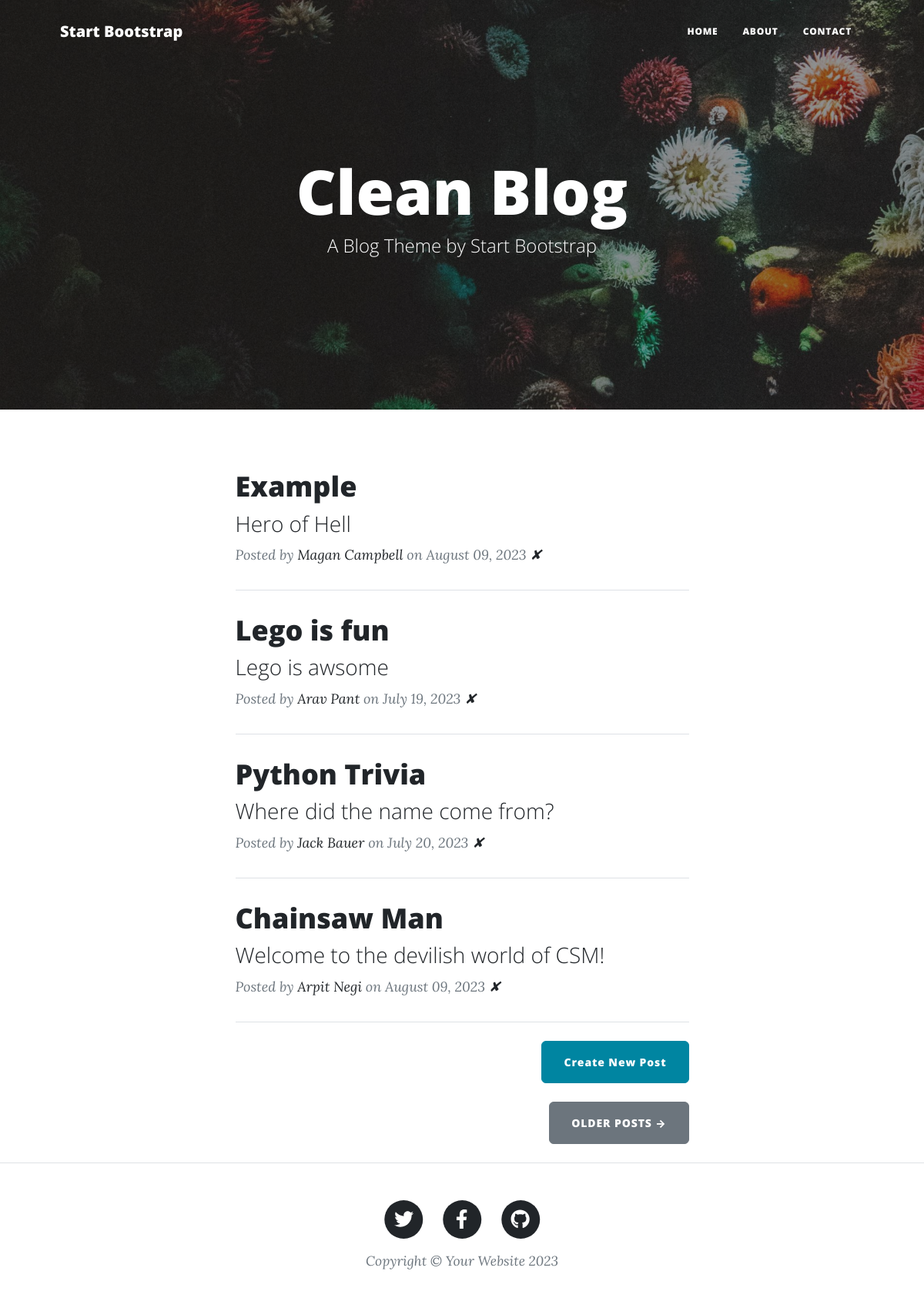
The page / on the database its author committed.
### main.py (models this page shows)
class BlogPost(db.Model):
    id = db.Column(db.Integer, primary_key=True)
    title = db.Column(db.String(250), unique=True, nullable=False)
    subtitle = db.Column(db.String(250), nullable=False)
    date = db.Column(db.String(250), nullable=False)
    body = db.Column(db.Text, nullable=False)
    author = db.Column(db.String(250), nullable=False)
    img_url = db.Column(db.String(250), nullable=False)

### main.py (the view)
@app.route('/')
def get_all_posts():
    results = db.session.execute(db.select(BlogPost))
    posts = results.scalars().all()
    return render_template("index.html", all_posts=posts)

### templates/index.html
{% include "header.html" %}
<header
  class="masthead"
  style="background-image: url('../static/assets/img/home-bg.jpg')"
>
  <div class="container position-relative px-4 px-lg-5">
    <div class="row gx-4 gx-lg-5 justify-content-center">
      <div class="col-md-10 col-lg-8 col-xl-7">
        <div class="site-heading">
          <h1>Clean Blog</h1>
          <span class="subheading">A Blog Theme by Start Bootstrap</span>
        </div>
      </div>
    </div>
  </div>
</header>
<div class="container px-4 px-lg-5">
  <div class="row gx-4 gx-lg-5 justify-content-center">
    <div class="col-md-10 col-lg-8 col-xl-7">
      {% for post in all_posts %}
      <div class="post-preview">
        <a href="{{ url_for('show_post', post_id=post.id) }}">
          <h2 class="post-title">{{ post.title }}</h2>
          <h3 class="post-subtitle">{{ post.subtitle }}</h3>
        </a>
        <p class="post-meta">
          Posted by
          <a href="#">{{post.author}}</a>
          on {{post.date}}
          <a href="{{ url_for('delete_post', post_id=post.id )}}"> ✘</a>
        </p>
      </div>
      <hr class="my-4" />
      {% endfor %}
      <div class="d-flex justify-content-end mb-4">
        <a
          class="btn btn-primary float-right"
          href="{{ url_for('add_post')}}"
          >Create New Post</a
        >
      </div>
      <div class="d-flex justify-content-end mb-4">
        <a class="btn btn-secondary text-uppercase" href="#!">Older Posts →</a>
      </div>
    </div>
  </div>
</div>
{% include "footer.html" %}

### templates/header.html (shortened to what this page needs)
<!DOCTYPE html>
<html lang="en">
  <head>
    {% block styles %}
    {{ bootstrap.load_css() }}
    <link
      href="{{ url_for('static', filename='css/styles.css') }}"
      rel="stylesheet"
    />
    {% endblock %}
  </head>
  <body>
    <nav class="navbar navbar-expand-lg navbar-light" id="mainNav">
      <div class="container px-4 px-lg-5">
        <a class="navbar-brand" href="/">Start Bootstrap</a>
        <div class="collapse navbar-collapse" id="navbarResponsive">
          <ul class="navbar-nav ms-auto py-4 py-lg-0">
            <li class="nav-item">
              <a
                class="nav-link px-lg-3 py-3 py-lg-4"
                href="{{ url_for('get_all_posts') }}"
                >Home</a
              >
            </li>
            <li class="nav-item">
              <a
                class="nav-link px-lg-3 py-3 py-lg-4"
                href="{{ url_for('about') }}"
                >About</a
              >
            </li>
            <li class="nav-item">
              <a
                class="nav-link px-lg-3 py-3 py-lg-4"
                href="{{ url_for('contact') }}"
                >Contact</a
              >
            </li>
          </ul>
        </div>
      </div>
    </nav>

### templates/footer.html (shortened to what this page needs)
        <footer class="border-top">
          <div class="container px-4 px-lg-5">
              <div class="row gx-4 gx-lg-5 justify-content-center">
                  <div class="col-md-10 col-lg-8 col-xl-7">
                      <ul class="list-inline text-center">
                          <li class="list-inline-item">
                              <a href="#!">
                                  <span class="fa-stack fa-lg">
                                      <i class="fas fa-circle fa-stack-2x"></i>
                                      <i class="fab fa-twitter fa-stack-1x fa-inverse"></i>
                                  </span>
                              </a>
                          </li>
                          <li class="list-inline-item">
                              <a href="#!">
                                  <span class="fa-stack fa-lg">
                                      <i class="fas fa-circle fa-stack-2x"></i>
                                      <i class="fab fa-facebook-f fa-stack-1x fa-inverse"></i>
                                  </span>
                              </a>
                          </li>
                          <li class="list-inline-item">
                              <a href="#!">
                                  <span class="fa-stack fa-lg">
                                      <i class="fas fa-circle fa-stack-2x"></i>
                                      <i class="fab fa-github fa-stack-1x fa-inverse"></i>
                                  </span>
                              </a>
                          </li>
                      </ul>
                      <div class="small text-center text-muted fst-italic">Copyright &copy; Your Website 2023</div>
                  </div>
              </div>
          </div>
      </footer>
  </body>
</html>

### rows shown on the page
BlogPost: title "Example", subtitle "Hero of Hell", author "Magan Campbell", date "August 09, 2023"
BlogPost: title "Lego is fun", subtitle "Lego is awsome", author "Arav Pant", date "July 19, 2023"
BlogPost: title "Python Trivia", subtitle "Where did the name come from?", author "Jack Bauer", date "July 20, 2023"
BlogPost: title "Chainsaw Man", subtitle "Welcome to the devilish world of CSM!", author "Arpit Negi", date "August 09, 2023"
